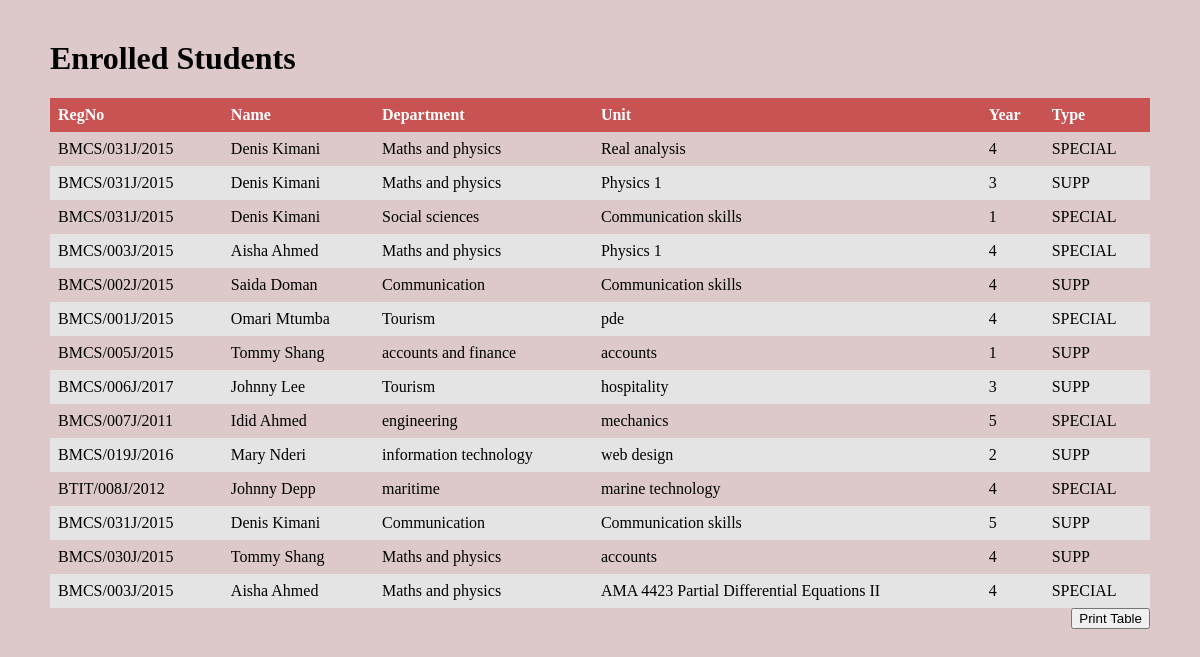
The app's page /Admin/savedreports.php with its own data.
### tables this page shows
CREATE TABLE `enrolled` (
  `s_id` int(11) NOT NULL,
  `regno` varchar(255) NOT NULL,
  `name` varchar(255) NOT NULL,
  `department` varchar(255) NOT NULL,
  `unit` varchar(255) NOT NULL,
  `year` int(11) NOT NULL,
  `type` enum('SPECIAL','SUPP') NOT NULL
);

### Admin/savedreports.php (the view, shortened to what this page needs)
<?php
$conn=mysqli_connect('localhost', 'root', '');
mysqli_select_db($conn,'phplearning') or die(mysqli_error($conn));
$sql="SELECT * FROM enrolled";
$records=mysqli_query($conn, $sql);
 ?>
<!DOCTYPE html>
<html lang="en" dir="ltr">
  <head>
  </head>
  <body>
    <h1>Enrolled Students</h1>
    <div style="overflow-x:auto;">
    <table id="zctb" class="display table table-striped table-bordered table-hover" cellspacing="0" width="70%" padding="30px">
      <tr>
        <th>RegNo</th>
        <th>Name</th>
        <th>Department</th>
        <th>Unit</th>
        <th>Year</th>
        <th>Type</th>
      <tr>
    <?php
    while($student=mysqli_fetch_assoc($records)){
      echo "<tr>";
      echo "<td>".$student['regno']."</td>";
      echo "<td>".$student['name']."</td>";
      echo "<td>".$student['department']."</td>";
      echo "<td>".$student['unit']."</td>";
      echo "<td>".$student['year']."</td>";
      echo "<td>".$student['type']."</td>";
      echo "</tr>";
    }
     ?>
    </table>
    <div class="btn btn-success" style="float:right">
    <form>
      <button class="btn">Print Table</button>
    </form>
    </div>
  </div>
  </body>
</html>

### Admin/savedreports.php (style rules this page uses)
body { background:#DDC9C9; margin-left: 50px; margin-right: 50px; margin-top: 40px; }
table { border-collapse: collapse; width: 100%; }
th, td { text-align: left; padding: 8px; }
tr:nth-child(even) { background-color: #E5E4E4 }
th { background-color: #C95252; color: white; }

### records on screen
enrolled: regno "BMCS/031J/2015", name "Denis Kimani", department "Maths and physics", unit "Real analysis", year "4", type "SPECIAL"
enrolled: regno "BMCS/031J/2015", name "Denis Kimani", department "Maths and physics", unit "Physics 1", year "3", type "SUPP"
enrolled: regno "BMCS/031J/2015", name "Denis Kimani", department "Social sciences", unit "Communication skills", year "1", type "SPECIAL"
enrolled: regno "BMCS/003J/2015", name "Aisha Ahmed", department "Maths and physics", unit "Physics 1", year "4", type "SPECIAL"
enrolled: regno "BMCS/002J/2015", name "Saida Doman", department "Communication", unit "Communication skills", year "4", type "SUPP"
enrolled: regno "BMCS/001J/2015", name "Omari Mtumba", department "Tourism", unit "pde", year "4", type "SPECIAL"
enrolled: regno "BMCS/005J/2015", name "Tommy Shang", department "accounts and finance", unit "accounts", year "1", type "SUPP"
enrolled: regno "BMCS/006J/2017", name "Johnny Lee", department "Tourism", unit "hospitality", year "3", type "SUPP"
enrolled: regno "BMCS/007J/2011", name "Idid Ahmed", department "engineering", unit "mechanics", year "5", type "SPECIAL"
enrolled: regno "BMCS/019J/2016", name "Mary Nderi", department "information technology", unit "web design", year "2", type "SUPP"
enrolled: regno "BTIT/008J/2012", name "Johnny Depp", department "maritime", unit "marine technology", year "4", type "SPECIAL"
enrolled: regno "BMCS/031J/2015", name "Denis Kimani", department "Communication", unit "Communication skills", year "5", type "SUPP"
enrolled: regno "BMCS/030J/2015", name "Tommy Shang", department "Maths and physics", unit "accounts", year "4", type "SUPP"
enrolled: regno "BMCS/003J/2015", name "Aisha Ahmed", department "Maths and physics", unit "AMA 4423 Partial Differential Equations II", year "4", type "SPECIAL"
